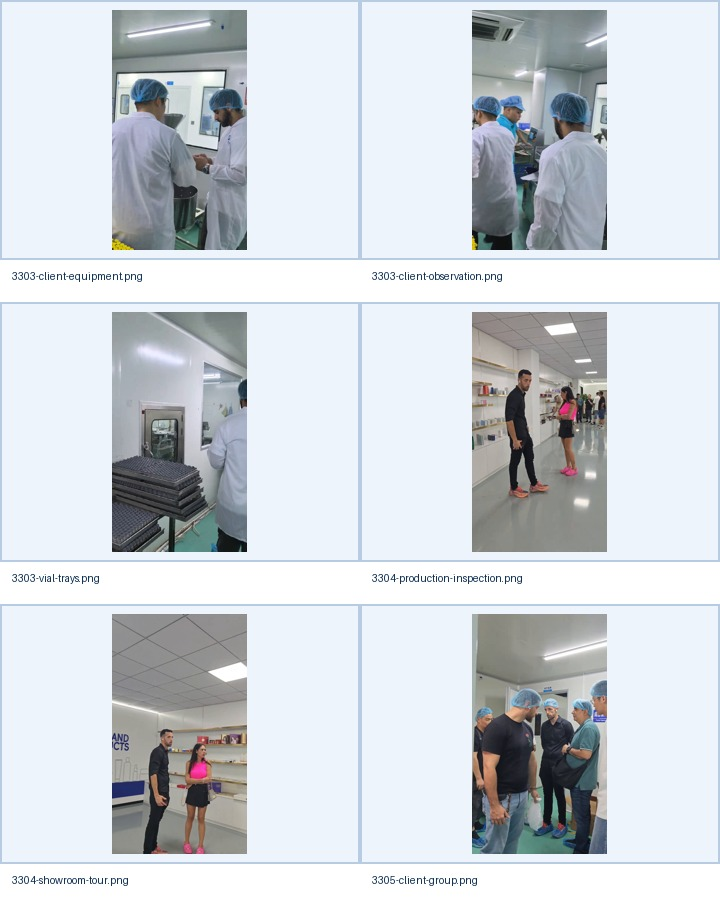
#> input picture source-code/visit-contact-sheet.jpg, 720 x 906 px, given as the content of the folder /home/ubuntu/webdev-static-assets/tide-factory-visit, which was not available
$ python make_visit_contact_sheet.py
#> lines starting #> are read from the running program, lines starting #| are printed output that depends on the picture; pictures that were not available may be replaced by others from this repository, and a replacement may not be noted
from pathlib import Path
from PIL import Image, ImageOps, ImageDraw

src = Path('/home/ubuntu/webdev-static-assets/tide-factory-visit')
files = sorted(path for path in src.glob('*') if path.is_file())
thumb_w, thumb_h = 360, 260
label_h = 42
cols = 2
rows = (len(files) + cols - 1) // cols
sheet = Image.new('RGB', (cols * thumb_w, rows * (thumb_h + label_h)), 'white')
#> sheet: PIL image 720x302 RGB; every value is 255
for i, path in enumerate(files):
    im = Image.open(path).convert('RGB')
#> im is the input picture: PIL image 720x906 RGB; mean R, G, B 206.6, 211.9, 217.3
    im.thumbnail((thumb_w - 20, thumb_h - 20))
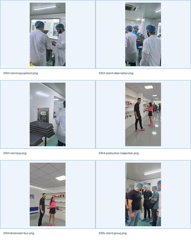
#> im: PIL image 191x240 RGB; mean R, G, B 206.6, 211.9, 217.3
    tile = Image.new('RGB', (thumb_w, thumb_h), '#eef4fb')
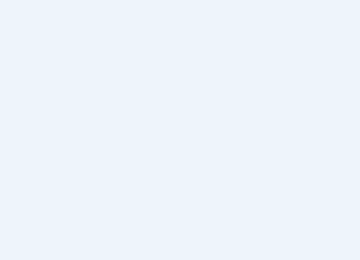
#> tile: PIL image 360x260 RGB; mean R, G, B 238, 244, 251
    x = (thumb_w - im.width) // 2
#> x = 84
    y = (thumb_h - im.height) // 2
#> y = 10
    tile.paste(im, (x, y))
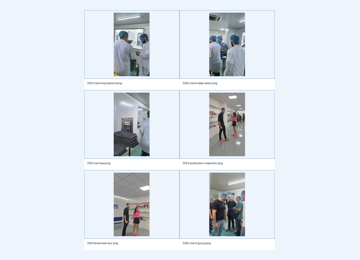
#> tile: PIL image 360x260 RGB; mean R, G, B 222.6, 228.3, 234.5
    draw = ImageDraw.Draw(tile)
    draw.rectangle((0, 0, thumb_w - 1, thumb_h - 1), outline='#b7cce2', width=2)
    ox = (i % cols) * thumb_w
    oy = (i // cols) * (thumb_h + label_h)
    sheet.paste(tile, (ox, oy))
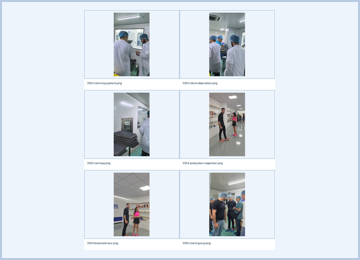
#> tile: PIL image 360x260 RGB; mean R, G, B 221.2, 227.2, 233.8
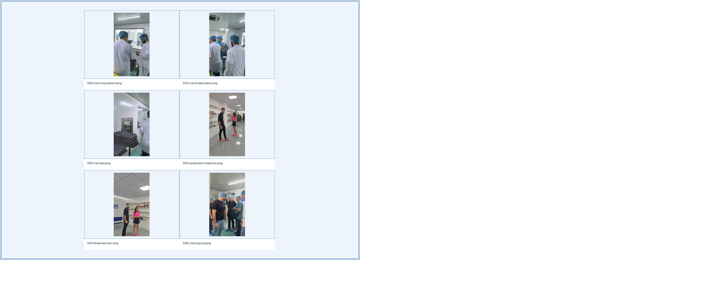
#> sheet: PIL image 720x302 RGB; mean R, G, B 240.4, 243, 245.9
    d = ImageDraw.Draw(sheet)
    d.text((ox + 12, oy + thumb_h + 10), path.name, fill='#0b2c52')

out = Path('/home/ubuntu/biotech-showcase/visit-contact-sheet.jpg')
sheet.save(out, quality=92)
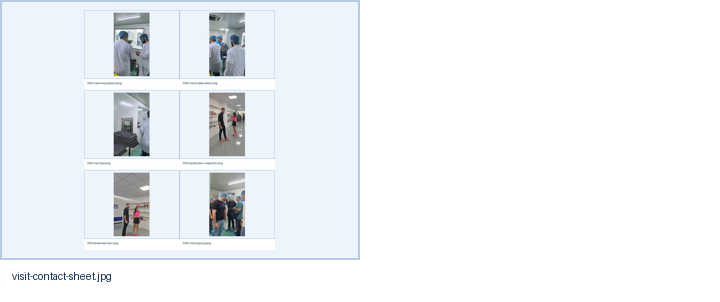
#> saved as visit-contact-sheet.jpg: PIL image 720x302 RGB; mean R, G, B 240.2, 242.8, 245.7
print(out)
